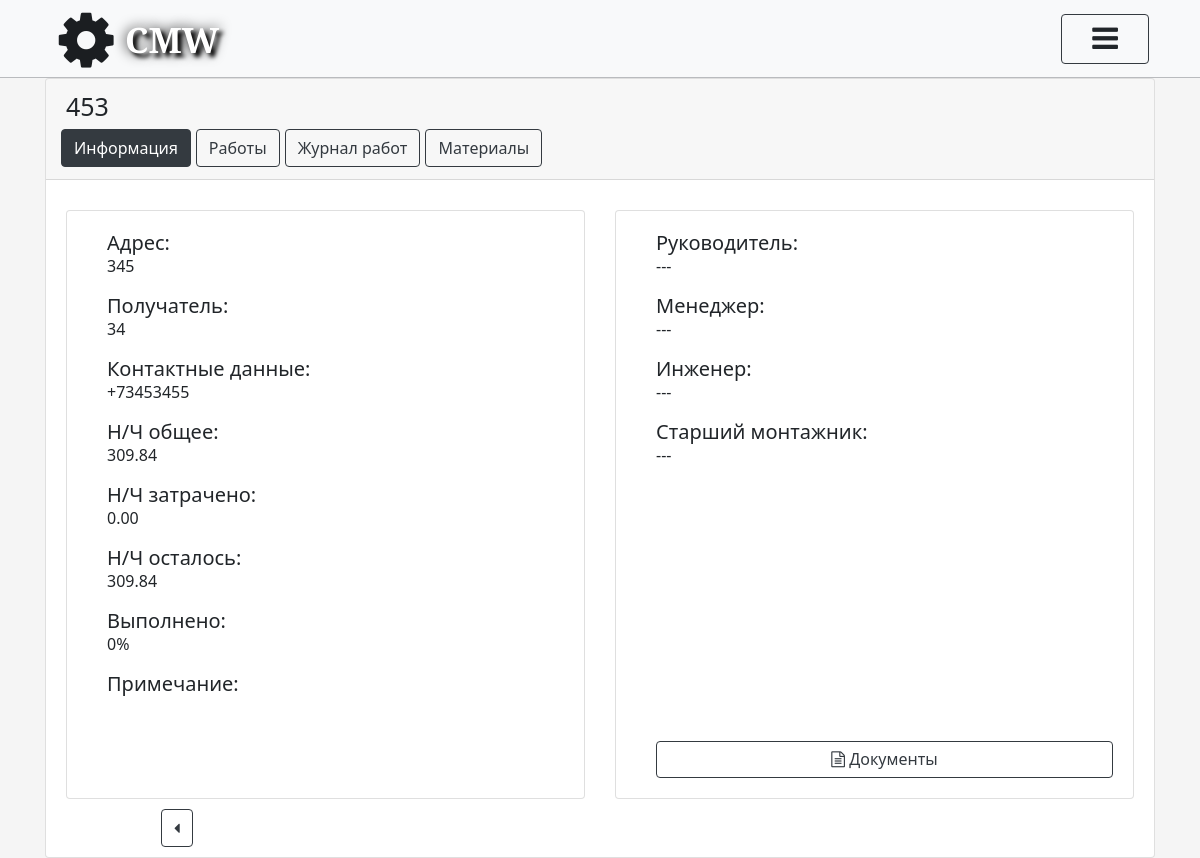
The app's page /projects/detail/2015-5986-1589274616/objects/detail/453-1597247831/ (signed in) with its own data.
### object/models.py (models this page shows, shortened)
class Object(models.Model):
    Name_Object = models.CharField(max_length=500, verbose_name='Наименование объекта', unique=True)
    Adress_Object = models.TextField(verbose_name='Адрес', unique=True)
    NCH_General = models.DecimalField(verbose_name='Н/Ч общее', max_digits=6, decimal_places=2)
    NCH_Spent = models.DecimalField(default=0, verbose_name='Н/Ч затрачено', max_digits=6, decimal_places=2)
    NCH_Left = models.DecimalField(default=0, verbose_name='Н/Ч осталось', max_digits=6, decimal_places=2)
    Perform_proc = models.SmallIntegerField(default=0, verbose_name='Выполнено')
    ID_Project = models.ForeignKey(Project, on_delete=models.CASCADE, verbose_name='Проект')
    ID_Rukovoditel = models.ForeignKey(CustomUser, on_delete=models.CASCADE, verbose_name='Руководитель',
                                       related_name='Руководитель', blank=True, null=True)
    ID_Menedger = models.ForeignKey(CustomUser, on_delete=models.CASCADE, verbose_name='Менеджер',
                                    related_name='Менеджер', blank=True, null=True)
    ID_Ingener = models.ForeignKey(CustomUser, on_delete=models.CASCADE, verbose_name='Инженер',
                                   related_name='Инженер', blank=True, null=True)
    ID_Montazhnik = models.ForeignKey(CustomUser, on_delete=models.CASCADE, verbose_name='Старший_монтажник',
                                      related_name='Старший_монтажник', blank=True, null=True)
    FIO_zakazchika = models.CharField(max_length=500, verbose_name='ФИО заказчика', blank=True)
    Number_phone = models.CharField(max_length=20, verbose_name='Номер телефона заказчика', blank=True)
    Note = models.TextField(verbose_name='Примечание', blank=True)
    slug = models.SlugField(max_length=150, blank=True)
    class Meta:
        verbose_name = "Объект"
        verbose_name_plural = "Объекты"

### object/views.py (the view)
# urls.py: path('projects/detail/', include('object.urls', 'object'), name='object_view'),
def detail(request, slug, slug_proj):
    name_object = Object.objects.get(slug__iexact=slug)
    if not request.user.has_perm('object.change_object'):
        return render(request, "object/detail.html",
                      {'slug': slug, 'slug_proj': slug_proj, "object_list": name_object,
                       'error_perm': 'У вас недостаточно прав'})
    return render(request, 'object/detail.html', {"object_list": name_object, 'slug': slug, 'slug_proj': slug_proj})

### project/models.py (called while the page is built)
    def __str__(self):
        return self.Name_Position

    def get_full_name(self):
        full_name = '%s %s %s' % (self.last_name, self.first_name, self.patronymic_name)
        return full_name.strip()

    def get_id_position(self):
        id_position = self.ID_Position
        return id_position

    def get_email(self):
        email = self.email
        return email

### templates/object/detail.html (shortened to what this page needs)
{% extends 'card_object.html' %}
{% load static %}
{% block add_style %}
    <link rel="stylesheet" href="{% static 'css/plan_work.css' %}">
{% endblock %}
{% block info %}
    {% if user.is_authenticated %}
        <div class="row block_info_object1">
            <div class="col-sm-6 block_info_object2">
                <div class="card info_object1">
                    <div class="card-body ">
                        <h5 class="card-title">Адрес:</h5>
                        <p class="card-text">{{ object_list.Adress_Object }}</p>
                        <h5 class="card-title">Получатель: </h5>
                        <p class="card-text">{{ object_list.FIO_zakazchika }}</p>
                        <h5 class="card-title">Контактные данные: </h5>
                        <p class="card-text">{{ object_list.Number_phone }}</p>
                        <h5 class="card-title">Н/Ч общее: </h5>
                        <p class="card-text">{{ object_list.NCH_General }}</p>
                        <h5 class="card-title">Н/Ч затрачено: </h5>
                        <p class="card-text">{{ object_list.NCH_Spent }}</p>
                        <h5 class="card-title">Н/Ч осталось: </h5>
                        <p class="card-text">{{ object_list.NCH_Left }}</p>
                        <h5 class="card-title">Выполнено:</h5>
                        <p class="card-text">{{ object_list.Perform_proc }}%</p>
                        <h5 class="card-title">Примечание:</h5>
                    </div>
                </div>
            </div>
            <div class="col-sm-6 block_info_object2">
                <div class="card info_object2">
                    <div class="card-body">
                        <h5 class="card-title">Руководитель:</h5>
                        <p class="card-text">
                            {% if object_list.ID_Rukovoditel != null %}{{ object_list.ID_Rukovoditel }} {% else %}
                                ---{% endif %}</p>
                        <h5 class="card-title">Менеджер:</h5>
                        <p class="card-text">
                            {% if object_list.ID_Menedger != null %}{{ object_list.ID_Menedger }}{% else %}
                                ---{% endif %}</p>
                        <h5 class="card-title">Инженер:</h5>
                        <p class="card-text">
                            {% if object_list.ID_Ingener != null %}{{ object_list.ID_Ingener }}{% else %}
                                ---{% endif %}</p>
                        <h5 class="card-title">Старший монтажник:</h5>
                        <p class="card-text">
                            {% if object_list.ID_Montazhnik != null %}{{ object_list.ID_Montazhnik }}{% else %}
                                ---{% endif %}</p>
                        <div class="">
                            <div style="" class="btn_docs">
                                <a href="{% url 'object:documents_view' slug_proj slug %}"
                                   class="btn btn-outline-dark">
                                    <i class="fa fa-file-text-o" aria-hidden="true"></i> Документы</a>
                            </div>
                        </div>
                    </div>
                </div>
            </div>
        </div>
        <div class="block_btn">
            <a href="{% url 'object:home' slug_proj %}" type="button"
               class=" btn btn-outline-dark " style="margin-left: -80%"><i
                    class="fa fa-caret-left" aria-hidden="true"></i></a>
        </div>
        <div class="block_btn">
        </div>
    {% else %}
        {% include 'registration/errorPage_auth.html' %}
    {% endif %}
{% endblock %}

### templates/card_object.html (shortened to what this page needs)
{% extends 'wrapper.html' %}
{% url 'object:detail' slug_proj slug as object_detail_url %}
{% load static %}
{% block entr %}
    <div class="card text-center">
        <div class="card-header">
            <div class="zag_name">
                <h3> {{ object_list.Name_Object }} </h3>
            </div>
            <div class="nav_object">
                <ul class="nav nav-pills card-header-pills btn_card">
                    <li class="nav-item ">
                        <a class=" btn btn-outline-dark {% if request.resolver_match.url_name == "detail" or request.resolver_match.url_name == "documents_view" or request.resolver_match.url_name == "documents_delete"%}active{% endif %}"
                           id="btn_add_object"
                           href="{% url 'object:detail'  slug_proj slug %}">
                            Информация
                        </a>
                    </li>
                    <li class="nav-item ">
                        <a class="btn btn-outline-dark "
                           id="btn_add_object"
                           href="{% url 'work:plan_work'  slug_proj slug %}">
                            Работы
                        </a>
                    </li>
                    <li class="nav-item">
                        <a class="btn btn-outline-dark "
                           id="btn_add_object"
                           href="{% url 'work:complete_work' slug_proj slug %}">
                            Журнал работ
                        </a>
                    </li>
                    <li class="nav-item">
                        <a class="btn btn-outline-dark "
                           id="btn_add_object"
                           href="{% url 'object:materials:plan_materials_view'  slug_proj slug %}">
                            Материалы
                        </a></li>
                </ul>
            </div>
        </div>
        <div class="card-body">
            {% block info %}
            {% endblock %}
        </div>
    </div>
{% endblock %}

### static/staticfiles/css/autorize.css (style rules this page uses)
body { font-family: Noto Sans, sans-serif; background-color: #f5f5f5; padding: 0; margin: 0; }
ul, li { margin: 0; padding: 0; display: block; }

### static/staticfiles/css/projects_table.css (style rules this page uses)
a { text-decoration: none; color: #1b1e21; }

### static/css/media_card_of_object.css (style rules this page uses)
@media screen and (min-width: 575px) { .btn_docs { width: 100%; margin-top: 130%; } }
@media screen and (min-width: 770px) { .btn_docs { width: 100%; margin-top: 60%; } }
@media screen and (min-width: 770px) { .btn_docs a { text-align: center; width: 100%; padding-top: 5px; margin-left: 0; } }

### static/staticfiles/css/plan_work.css (style rules this page uses)
.zag_name h3 { text-align: left; font-size: 25px; }
.nav_object li { padding-left: 5px; }
.info_object1 { text-align: left; float: left; padding-left: 20px; width: 100%; height: 100%; }
.info_object1 p { margin-top: -13px; }
.info_object2 { text-align: left; float: left; padding-left: 20px; width: 100%; height: 100%; }
.info_object2 p { margin-top: -13px; }
.block_info_object1 { padding-top: 0; }
.block_info_object2 { padding-top: 10px; }
.block_btn { text-align: center; margin-top: 5px; margin-bottom: -15px; padding: 5px; }

### records on screen
Object: Name_Object "453", Adress_Object "345", FIO_zakazchika "34", Number_phone "+73453455", NCH_General "309.84", NCH_Spent "0.00", NCH_Left "309.84", Perform_proc "0"
